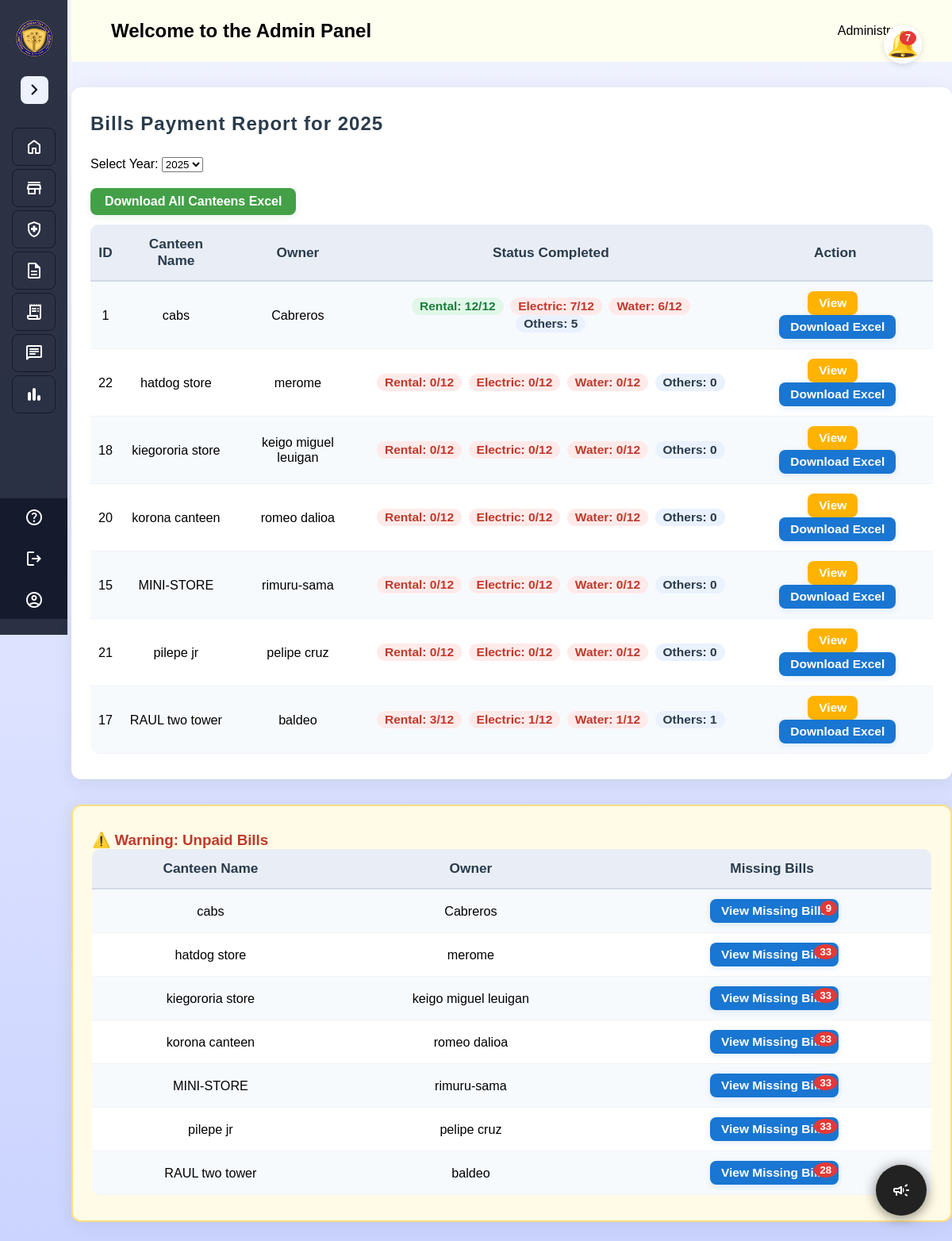
The app's page /admin_user/bills_payments.php (signed in) with its own data.
### tables this page shows
CREATE TABLE `cantines` (
  `id` int(11) NOT NULL,
  `name` text NOT NULL,
  `img` text DEFAULT NULL,
  `stall_no` int(11) DEFAULT NULL,
  `email` text NOT NULL,
  `phone` text NOT NULL,
  `owner` text NOT NULL,
  `Last_login` timestamp NOT NULL DEFAULT current_timestamp() ON UPDATE current_timestamp(),
  `registerDate` date NOT NULL,
  `username` varchar(255) NOT NULL,
  `password` varchar(255) NOT NULL,
  `active` tinyint(1) DEFAULT 0,
  `del_status` int(2) NOT NULL DEFAULT 0
);

### admin_user/notification_logic.php (called while the page is built, shortened)
<?php
require_once "db.php";
$cantines = [];
$sql = "SELECT id, name, owner FROM cantines WHERE active = 0 AND del_status = 0 ORDER BY name ASC";
$res = $conn->query($sql);
while ($row = $res->fetch_assoc()) {
    $cantines[] = $row;
}
$year = isset($_GET['year']) ? intval($_GET['year']) : date('Y');
$currentMonth = date('n');
$currentYear = $year;
$warning_rows = [];
foreach ($cantines as $cantine) {
    $missing = [];
    foreach (['Rental'=>1, 'Electric'=>2, 'Water'=>3] as $label => $type) {
        for ($m = 1; $m < $currentMonth; $m++) {
            $sql = "SELECT id FROM bills WHERE cantine_id=? AND bills_type=? AND YEAR(date)=? AND MONTH(date)=? AND ver_status=2 AND del_status=0";
            $stmt = $conn->prepare($sql);
            $stmt->bind_param("iiii", $cantine['id'], $type, $currentYear, $m);
            $stmt->execute();
            $stmt->store_result();
            if ($stmt->num_rows == 0) {
                $missing[] = [
                    'type' => $label,
                    'month' => date('F', mktime(0,0,0,$m,1)),
                    'month_num' => $m
                ];
            }
        }
    }
    if (!empty($missing)) {
        $grouped = ['Rental'=>[], 'Electric'=>[], 'Water'=>[]];
        foreach ($missing as $item) {
            $grouped[$item['type']][] = $item['month'];
        }
        $warning_rows[] = [
            'canteen' => $cantine['name'],
            'owner' => $cantine['owner'],
            'missing' => $grouped,
            'missing_count' => count($missing)
        ];
    }
}
?>

### admin_user/bills_payments.php (the view, shortened to what this page needs)
<?php
require_once "db.php";
$sql = "SELECT id, name, owner FROM cantines WHERE active = 0 AND del_status = 0 ORDER BY name ASC";
$res = $conn->query($sql);
$year = isset($_GET['year']) ? intval($_GET['year']) : date('Y');
$bills = [];
$sql = "SELECT cantine_id, bills_type,
               COUNT(DISTINCT DATE_FORMAT(date, '%Y-%m')) AS months_paid,
               COUNT(CASE WHEN bills_type=4 THEN 1 END) AS others_count
        FROM bills
        WHERE YEAR(real_date) = ? AND ver_status = 2 AND del_status = 0 AND ver_status != 0
        GROUP BY cantine_id, bills_type";
$stmt = $conn->prepare($sql);
$stmt->bind_param("i", $year);
$stmt->execute();
$res = $stmt->get_result();
while ($row = $res->fetch_assoc()) {
    $bills[$row['cantine_id']][$row['bills_type']] = [
        'months_paid' => $row['months_paid'],
        'others_count' => $row['others_count']
    ];
}
?>
<!DOCTYPE html>
<html lang="en">
<head>
</head>
<body>
<?php require_once "sidebar.php"; ?>
<?php require_once "header.php"; ?>
<div class="container py-4">
    <h2>Bills Payment Report for <?= htmlspecialchars($year) ?></h2>
    <form method="get" style="margin-bottom:20px;">
        <label for="year">Select Year:</label>
        <select name="year" id="year" onchange="this.form.submit()">
            <?php
            $currentYear = date('Y');
            $startYear = 2020;
            $selectedYear = isset($_GET['year']) ? intval($_GET['year']) : $currentYear;
            for ($y = $currentYear; $y >= $startYear; $y--) {
                echo '<option value="'.$y.'"'.($selectedYear == $y ? ' selected' : '').'>'.$y.'</option>';
            }
            ?>
        </select>
    </form>
    <form method="get" action="export_all_canteens_excel.php" style="display:inline;">
        <button type="submit" class="btn btn-success">Download All Canteens Excel</button>
    </form>
    <div class="table-responsive">
        <table>
            <thead>
                <tr>
                    <th>ID</th>
                    <th>Canteen Name</th>
                    <th>Owner</th>
                    <th>Status Completed</th>
                    <th>Action</th>
                </tr>
            </thead>
            <tbody>
            <?php if (count($cantines)): ?>
                <?php foreach ($cantines as $cantine):
                    $rental = $bills[$cantine['id']][1]['months_paid'] ?? 0;
                    $electric = $bills[$cantine['id']][2]['months_paid'] ?? 0;
                    $water = $bills[$cantine['id']][3]['months_paid'] ?? 0;
                    $others = $bills[$cantine['id']][4]['others_count'] ?? 0;
                ?>
                    <tr>
                        <td><?= htmlspecialchars($cantine['id']) ?></td>
                        <td><?= htmlspecialchars($cantine['name']) ?></td>
                        <td><?= htmlspecialchars($cantine['owner']) ?></td>
                        <td>
                            <span class="status-pill<?= $rental < 12 ? ' incomplete' : '' ?>">Rental: <?= $rental ?>/12</span>
                            <span class="status-pill<?= $electric < 12 ? ' incomplete' : '' ?>">Electric: <?= $electric ?>/12</span>
                            <span class="status-pill<?= $water < 12 ? ' incomplete' : '' ?>">Water: <?= $water ?>/12</span>
                            <span class="status-pill other">Others: <?= $others ?></span>
                        </td>
                        <td>
                            <button type="button" class="action-btn" onclick="viewCanteenBills(<?= $cantine['id'] ?>)">View</button>
                            <form method="get" action="export_canteen_excel.php" style="display:inline;">
                                <button type="submit" class="btn btn-primary btn-sm">Download Excel</button>
                            </form>
                        </td>
                    </tr>
                <?php endforeach; ?>
            <?php else: ?>
                <tr><td colspan="5" class="text-center text-muted">No active canteens found.</td></tr>
            <?php endif; ?>
            </tbody>
        </table>
    </div>
</div>
<?php if (count($warning_rows)): ?>
<div class="container" style="background:#fffbe6;border:2px solid #ffe082;margin-bottom:24px;">
    <h3 style="color:#c0392b;">⚠️ Warning: Unpaid Bills</h3>
    <div class="table-responsive">
        <table>
            <thead>
                <tr>
                    <th>Canteen Name</th>
                    <th>Owner</th>
                    <th>Missing Bills</th>
                </tr>
            </thead>
            <tbody>
                <?php foreach ($warning_rows as $row): ?>
                <tr>
                    <td><?= htmlspecialchars($row['canteen']) ?></td>
                    <td><?= htmlspecialchars($row['owner']) ?></td>
                    <td>
                        <button
                            class="btn btn-primary btn-sm"
                            onclick='showMissingBillsModal(
                                <?= json_encode($row['canteen']) ?>,
                                <?= json_encode($row['missing']) ?>
                            )'
                            style="position:relative;"
                        >
                            View Missing Bills
                            <?php if ($row['missing_count'] > 0): ?>
                                <span style="
                                    position:absolute;
                                    top:2px; right:2px;
                                    background:#e53935;
                                    color:#fff;
                                    border-radius:50%;
                                    font-size:0.85em;
                                    padding:2px 7px;
                                    font-weight:bold;
                                    box-shadow:0 1px 4px #e5393533;
                                " title="<?= $row['missing_count'] ?> missing bills"><?= $row['missing_count'] ?></span>
                            <?php endif; ?>
                        </button>
                    </td>
                </tr>
                <?php endforeach; ?>
            </tbody>
        </table>
    </div>
</div>
<?php endif; ?>
<?php
$notified_cantines = [];
foreach ($warning_rows as $row) {
    $notify_types = [];
    foreach (['Rental', 'Electric', 'Water'] as $type) {
        if (isset($row['missing'][$type]) && count($row['missing'][$type]) >= 2) {
            $notify_types[] = [
                'type' => $type,
                'count' => count($row['missing'][$type]),
                'months' => $row['missing'][$type]
            ];
        }
    }
    if (count($notify_types) > 0) {
        $notified_cantines[] = [
            'canteen' => $row['canteen'],
            'owner' => $row['owner'],
            'notify_types' => $notify_types
        ];
    }
}
$notif_count = count($notified_cantines);
?>
<div id="notifBellBox" style="position:fixed;top:32px;right:38px;z-index:11000;">
    <div style="position:relative;">
        <button onclick="toggleNotifDropdown()" style="background:#fff;border:none;box-shadow:0 2px 8px #0001;border-radius:50%;width:48px;height:48px;cursor:pointer;outline:none;position:relative;">
            <span style="font-size:2rem;color:#1976d2;" class="material-icons">&#128276;</span>
            <?php if ($notif_count > 0): ?>
                <span id="notifBadge" style="
                    position:absolute;top:7px;right:7px;
                    background:#e53935;color:#fff;
                    border-radius:50%;font-size:0.95em;
                    padding:2px 7px;font-weight:bold;
                    box-shadow:0 1px 4px #e5393533;
                "><?= $notif_count ?></span>
            <?php endif; ?>
        </button>
    </div>
</div>
</body>
</html>

### admin_user/css/style.css (style rules this page uses)
* { margin: 0; padding: 0; box-sizing: border-box; font-family: "Poppins", sans-serif; }
body { min-height: 100vh; background: linear-gradient(#F1F3FF, #CBD4FF); transition: margin-left 0.3s ease; margin-left: 270px; }
body.sidebar-collapsed { margin-left: 90px; }

### admin_user/bills_payments.php (style rules this page uses)
body { background: #f4f6fb; font-family: 'Segoe UI', Arial, sans-serif; }
.container { background: #fff; border-radius: 12px; box-shadow: 0 4px 24px rgba(0,0,0,0.07); margin-top: 32px; padding: 32px 24px; }
h2 { font-weight: 700; color: #2a3b4c; margin-bottom: 28px; letter-spacing: 1px; }
.table-responsive { border-radius: 10px; overflow: hidden; }
table { width: 100%; border-collapse: separate; border-spacing: 0; background: #fff; }
thead th { background: #e9eef6; color: #2a3b4c; font-weight: 600; padding: 14px 10px; border-bottom: 2px solid #d1d9e6; text-align: center; font-size: 1.08rem; }
tbody td { padding: 12px 10px; border-bottom: 1px solid #f0f2f7; text-align: center; font-size: 1.01rem; vertical-align: middle; }
tbody tr:nth-child(odd) { background: #f7fafd; }
.status-pill { display: inline-block; padding: 2px 10px; border-radius: 12px; font-size: 0.97rem; font-weight: 600; background: #e0f7e9; color: #1b7e3c; margin: 0 2px; }
.status-pill.incomplete { background: #ffeaea; color: #c0392b; }
.status-pill.other { background: #eaf1ff; color: #2a3b4c; }
.btn-success { background: #43a047; color: #fff; border: none; border-radius: 8px; padding: 8px 18px; font-size: 1rem; font-weight: 600; cursor: pointer; transition: background 0.18s, box-shadow 0.18s; box-shadow: 0 2px 8px #43a04722; margin-bottom: 12px; }
.btn-primary.btn-sm { background: #1976d2; color: #fff; border: none; border-radius: 8px; padding: 6px 14px; font-size: 0.97rem; font-weight: 600; cursor: pointer; transition: background 0.18s, box-shadow 0.18s; box-shadow: 0 2px 8px #1976d222; margin-left: 6px; }
.action-btn { background: #ffb300; color: #fff; border: none; border-radius: 8px; padding: 6px 14px; font-size: 0.97rem; font-weight: 600; cursor: pointer; transition: background 0.18s, box-shadow 0.18s; box-shadow: 0 2px 8px #ffb30022; margin-right: 6px; }
.material-icons { font-family: Arial, sans-serif; }

### records on screen
cantines: id "1", name "cabs", owner "Cabreros", id "12", id "7", id "6", id "5", missing_count "9"
cantines: id "22", name "hatdog store", owner "merome", id "0", missing_count "33"
cantines: id "18", name "kiegororia store", owner "keigo miguel leuigan", id "0", missing_count "33"
cantines: id "20", name "korona canteen", owner "romeo dalioa", id "0", missing_count "33"
cantines: id "15", name "MINI-STORE", owner "rimuru-sama", id "0", missing_count "33"
cantines: id "21", name "pilepe jr", owner "pelipe cruz", id "0", missing_count "33"
cantines: id "17", name "RAUL two tower", owner "baldeo", id "3", id "1", missing_count "28"

### other values on screen
$adminName "Administrator"
$year "2025"
$notif_count "7"
form field year "2025"
